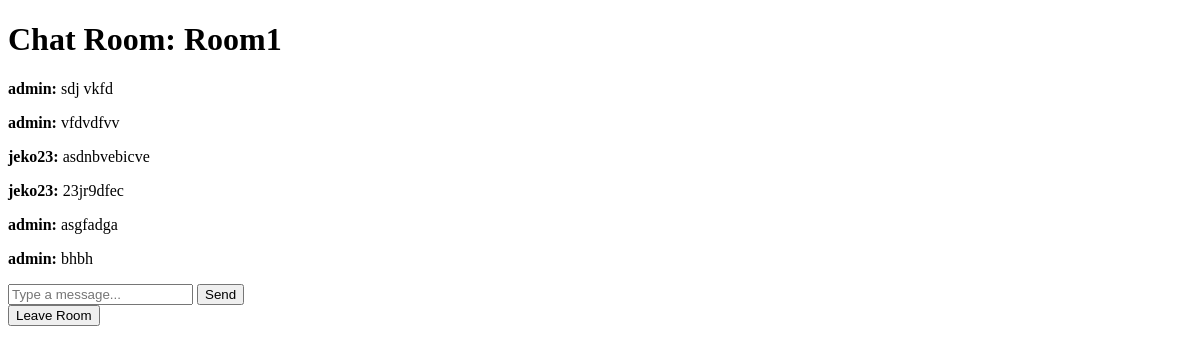
Page /chat/Room1 (signed in) on the earlier database version.
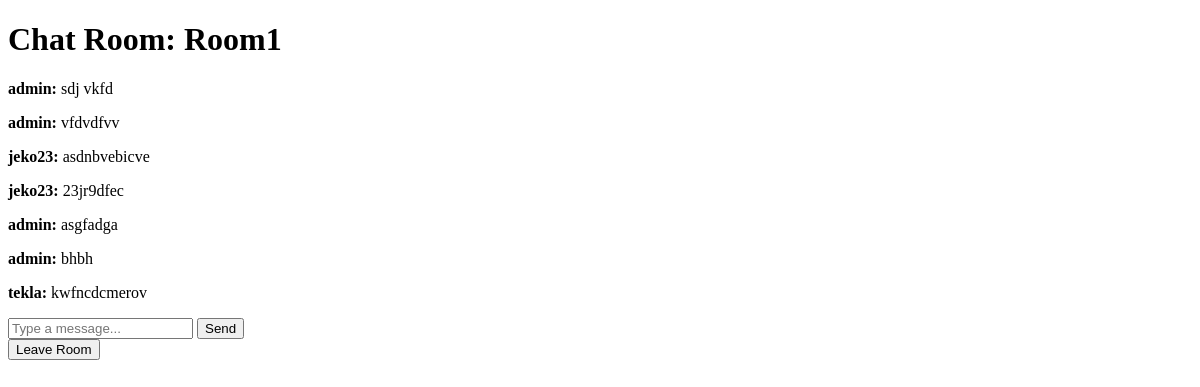
Same page on the later database version.
### src/models/chat.py (models this page shows)
class ChatRoom(db.Model):
    __tablename__ = 'chat_rooms'
    id = db.Column(db.Integer, primary_key=True)
    name = db.Column(db.String(80), unique=True, nullable=False)

class Message(db.Model):
    __tablename__ = 'messages'
    id = db.Column(db.Integer, primary_key=True)
    user_id = db.Column(db.Integer, db.ForeignKey('users.id'), nullable=False)
    room_id = db.Column(db.Integer, db.ForeignKey('chat_rooms.id'), nullable=False)
    content = db.Column(db.Text, nullable=False)
    timestamp = db.Column(db.DateTime, default=datetime.utcnow)
    user = db.relationship('User', backref='messages')
    room = db.relationship('ChatRoom', backref='messages')

### src/models/user.py (models this page shows)
class User(UserMixin, db.Model):
    __tablename__ = "users"
    id = db.Column(db.Integer, primary_key=True)
    username = db.Column(db.String(150), unique=True, nullable=False)
    email = db.Column(db.String(150), unique=True, nullable=False)
    password = db.Column(db.String(200), nullable=False)
    is_admin = db.Column(db.Boolean, default=False)

### src/views/chat_view/routes.py (the view)
@chat_bp.route('/chat/<room_name>')
@login_required
def room(room_name):
    room = ChatRoom.query.filter_by(name=room_name).first_or_404()
    messages = Message.query.filter_by(room_id=room.id).order_by(Message.timestamp).all()
    return render_template('chatapp/room.html', room=room, messages=messages)

### src/extensions.py (called while the page is built)
@login_manager.user_loader
def load_user(user_id):
    return User.query.get(int(user_id))

### src/templates/chatapp/room.html (shortened to what this page needs)
<!DOCTYPE html>
<html lang="en">
<head>
</head>
<body>
    <h1>Chat Room: {{ room.name }}</h1>
    <div id="chat-box">
        {% for msg in messages %}
        <p><b>{{ msg.user.username }}:</b> {{ msg.content }}</p>
        {% endfor %}
    </div>
    <input id="message" type="text" placeholder="Type a message...">
    <button onclick="sendMessage()">Send</button>
    <div class="mt-3">
        <form action="{{ url_for('chat.chat') }}" method="GET">
            <button class="btn btn-warning">Leave Room</button>
        </form>
    </div>
</body>
</html>

Differences in the rows shown:
added Message: user.username "tekla", content "kwfncdcmerov"
